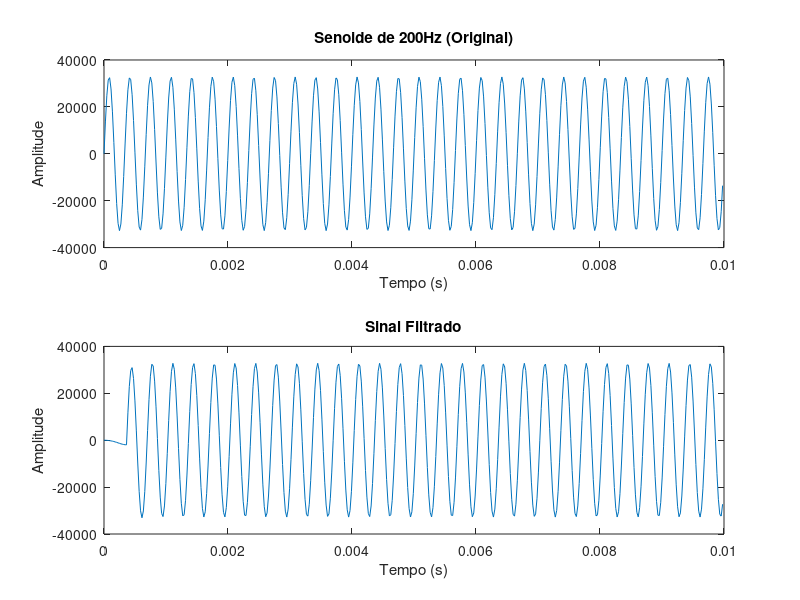

MATLAB code to generate this figure:
% Limpa o workspace e a janela de gráficos
clear;
clf;

% Parâmetros do filtro
ordem = 32;
frequenciaCorte = 500;
frequenciaAmostragem = 44.1e3; % Freq. de amostragem (altere conforme necessário)

% Projeta o filtro FIR passa-alta
filtro = fir1(ordem, frequenciaCorte / (frequenciaAmostragem / 2), 'high');

% Plota a resposta em frequência do filtro
%freqz(filtro, 1, 1024, frequenciaAmostragem);

% Configurações do gráfico
% title('Resposta em Frequência do Filtro FIR Passa-Alta');
% xlabel('Frequência (Hz)');
% ylabel('Magnitude (dB)');

% Export filter coefficients to a text file
filename = 'filter_coefficients.txt';
dlmwrite(filename, filtro, 'precision', '%.10f', 'delimiter', '\n');

% Cria a senoide
duracao = 1/100; % Duração em segundos
t = 0:1/frequenciaAmostragem:duracao-1/frequenciaAmostragem; % Vetor de tempo
frequenciaSenoide = 3000; % Frequência da senoide em Hz
senoide = 32767*sin(2*pi*frequenciaSenoide*t);

% Aplica o filtro à senoide
sinalFiltrado = filter(filtro, 1, senoide);

% Plota a senoide original e o sinal filtrado
% figure;
subplot(2,1,1);
plot(t, senoide);
title('Senoide de 200Hz (Original)');
xlabel('Tempo (s)');
ylabel('Amplitude');

subplot(2,1,2);
plot(t, sinalFiltrado);
title('Sinal Filtrado');
xlabel('Tempo (s)');
ylabel('Amplitude');
